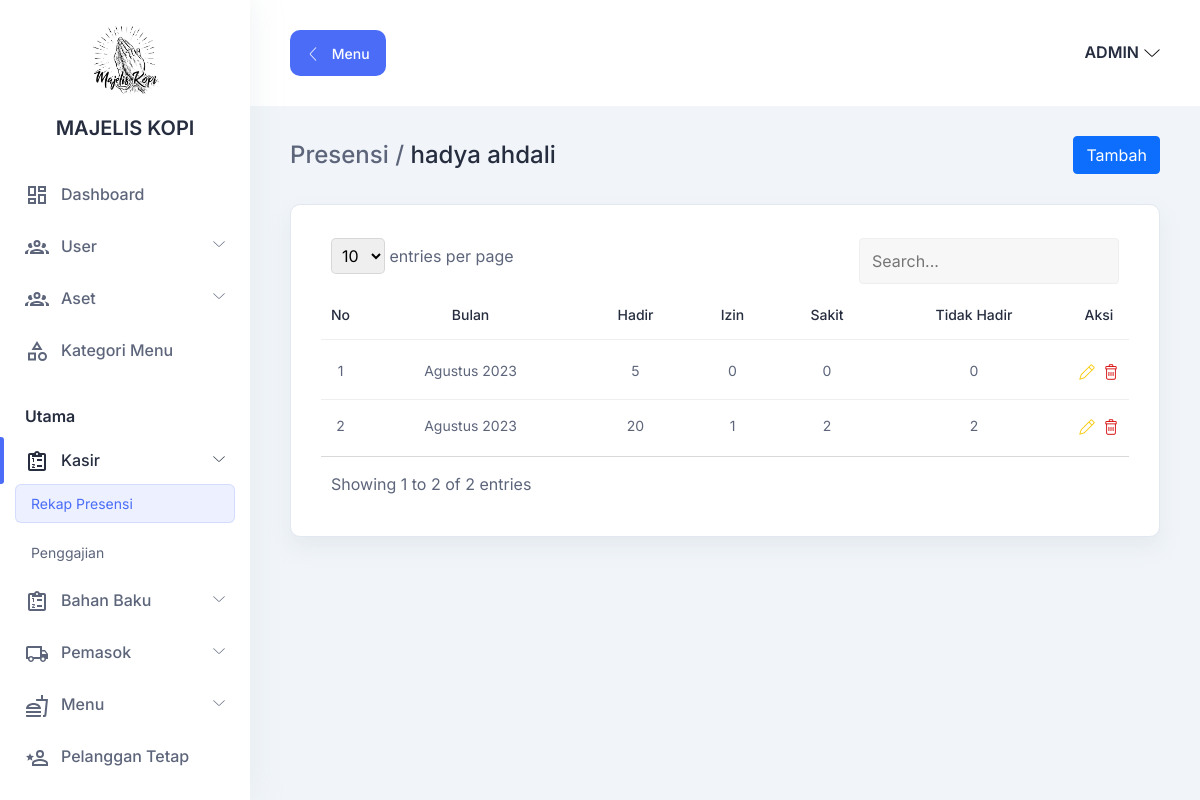
The app's page /index.php?h1=karyawan&h2=presensi&h3=karyawan_per_presensi&id_kasir=2 (signed in) with its own data.
### tables this page shows
CREATE TABLE `kasir`(
    `id` BIGINT UNSIGNED AUTO_INCREMENT,
    `id_user` BIGINT UNSIGNED,
    `nama` VARCHAR(255),
    `tempat_lahir` VARCHAR(255),
    `tanggal_lahir` DATE,
    `jenis_kelamin` VARCHAR(255),
    `nominal_gaji` BIGINT UNSIGNED,
    `foto` VARCHAR(255),
    PRIMARY KEY (`id`),
    FOREIGN KEY (`id_user`) REFERENCES user (`id`) ON DELETE CASCADE 
);

CREATE TABLE `presensi_kasir`(
    `id` BIGINT UNSIGNED AUTO_INCREMENT,
    `id_kasir` BIGINT UNSIGNED,
    `bulan` TINYINT UNSIGNED,
    `tahun` INT UNSIGNED,
    `hadir` TINYINT UNSIGNED,
    `sakit` TINYINT UNSIGNED,
    `izin` TINYINT UNSIGNED,
    `tidak_hadir` TINYINT UNSIGNED,
    PRIMARY KEY (`id`),
    FOREIGN KEY (`id_kasir`) REFERENCES kasir (`id`) ON DELETE CASCADE 
);

### halaman/presensi/index_per_presensi.php (the view, shortened to what this page needs)
<?php $kasir = $conn->query("SELECT * FROM kasir WHERE id=" . $_GET['id_kasir'])->fetch_assoc(); ?>
<section class="table-components">
    <div class="container-fluid">
        <div class="title-wrapper pt-30">
            <div class="row align-items-center">
                <div class="col">
                    <div class="title mb-30">
                        <h3><a href="?h1=karyawan&h2=presensi" class="breadcrumb-item">Presensi</a> <span style="color: #5D657B;">/</span> <?= $kasir['nama']; ?></h3>
                    </div>
                </div>
                <div class="col-auto">
                    <a href="?h1=karyawan&h2=tambah_presensi&id_kasir=<?= $kasir['id']; ?>" class="btn btn-primary mb-30">Tambah</a>
                </div>
            </div>
        </div>
        <div class="tables-wrapper">
            <div class="row">
                <div class="col-lg-12">
                    <div class="card-style mb-30">
                        <div class="table-responsive">
                            <table id="table" class="table">
                                <thead>
                                    <tr>
                                        <th class="text-center fit">
                                            <h6>No</h6>
                                        </th>
                                        <th class="text-center">
                                            <h6>Bulan</h6>
                                        </th>
                                        <th class="text-center">
                                            <h6>Hadir</h6>
                                        </th>
                                        <th class="text-center">
                                            <h6>Izin</h6>
                                        </th>
                                        <th class="text-center">
                                            <h6>Sakit</h6>
                                        </th>
                                        <th class="text-center">
                                            <h6>Tidak Hadir</h6>
                                        </th>
                                        <th class="text-center fit">
                                            <h6>Aksi</h6>
                                        </th>
                                    </tr>
                                </thead>
                                <?php
                                $result = $conn->query("SELECT * FROM presensi_kasir WHERE id_kasir=" . $_GET['id_kasir'] . " ORDER BY tahun DESC, bulan DESC");
                                $no = 1;
                                ?>
                                <tbody>
                                    <?php while ($row = $result->fetch_assoc()) : ?>
                                        <tr>
                                            <td class="text-center fit">
                                                <p><?= $no++; ?></p>
                                            </td>
                                            <td class="text-center">
                                                <p><?= MONTH_IN_INDONESIA[intval($row['bulan'])-1] . " " . $row['tahun']; ?></p>
                                            </td>
                                            <td class="text-center">
                                                <p><?= $row['hadir']; ?></p>
                                            </td>
                                            <td class="text-center">
                                                <p><?= $row['sakit']; ?></p>
                                            </td>
                                            <td class="text-center">
                                                <p><?= $row['izin']; ?></p>
                                            </td>
                                            <td class="text-center">
                                                <p><?= $row['tidak_hadir']; ?></p>
                                            </td>
                                            <td class="d-flex gap-2">
                                                <div class="action">
                                                    <a href="?h1=karyawan&h2=ubah_presensi&id_kasir=<?= $_GET['id_kasir']; ?>&id=<?= $row['id']; ?>" class="text-warning">
                                                        <i class="lni lni-pencil"></i>
                                                    </a>
                                                </div>
                                                <div class="action">
                                                    <a onclick="return confirm('Yakin?')" href="?h1=karyawan&h2=hapus_presensi&id_kasir=<?= $_GET['id_kasir']; ?>&id=<?= $row['id']; ?>" class="text-danger">
                                                        <i class="lni lni-trash-can"></i>
                                                    </a>
                                                </div>
                                            </td>
                                        </tr>
                                    <?php endwhile; ?>
                                </tbody>
                            </table>
                        </div>
                    </div>
                </div>
            </div>
        </div>
    </div>
</section>

### assets/css/fullcalendar.css (style rules this page uses)
:root { --fc-daygrid-event-dot-width: 8px; }
:root { --fc-list-event-dot-width: 10px; --fc-list-event-hover-bg-color: #f5f5f5; }

### assets/css/datatable.css (style rules this page uses)
.dataTable-table { max-width: 100%; width: 100%; border-spacing: 0; border-collapse: separate; }
.dataTable-table > tbody > tr > td, .dataTable-table > tbody > tr > th, .dataTable-table > tfoot > tr > td, .dataTable-table > tfoot > tr > th, .dataTable-table > thead > tr > td, .dataTable-table > thead > tr > th { vertical-align: top; padding: 8px 10px; }
.dataTable-table > thead > tr > th { vertical-align: bottom; text-align: left; border-bottom: 1px solid #d9d9d9; }
.dataTable-table th { vertical-align: bottom; text-align: left; }

### index.php (style rules this page uses)
.fit { width: 1%; white-space: nowrap; }
.breadcrumb-item { color: #5D657B; }

### records on screen
kasir: nama "hadya ahdali"
presensi_kasir: bulan "Agustus", tahun "2023", hadir "5", sakit "0", izin "0", tidak_hadir "0"
presensi_kasir: bulan "Agustus", tahun "2023", hadir "20", sakit "1", izin "2", tidak_hadir "2"
